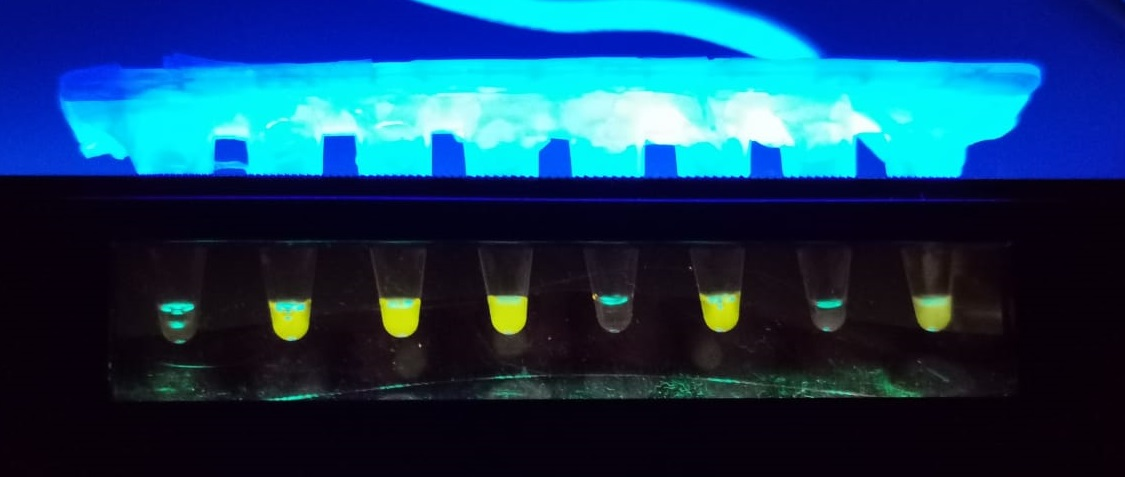
#> input picture LAMP/Ejemplo_Imagenes/GMO_detective_1.jpeg, 1125 x 477 px
$ python -i analisis_imagenes_bio266_avanzado.py   (imports and definitions only)
#> lines starting #> are read from the running program, lines starting #| are printed output that depends on the picture
# Modulos estandar
import numpy as np
import matplotlib.pyplot as plt
import time

# Modulos para el procesamiento de imagenes
import skimage.io as io
import skimage.exposure as exposure
import skimage.measure as measure
import skimage.color as color
import skimage.morphology as morph
import scipy.signal as sig

# [20 lines left out: functions mostrar_imagen, normalizar_img, not called in this run]

def mostrar_histograma_RGB(imagen):

    # Compute histograms of R, G and B channels individually
    hist_r, bins_r = exposure.histogram(imagen[:,:,0])
    hist_g, bins_g = exposure.histogram(imagen[:,:,1])
    hist_b, bins_b = exposure.histogram(imagen[:,:,2])

    fig, axs = plt.subplots(1, 3, figsize=(9,3), dpi=200)

    # Red channel
    axs[0].plot(bins_r, hist_r)
    axs[0].set_title("Histograma del Canal R")
    axs[0].set_ylabel("Numero de pixeles")
    axs[0].set_xlabel("Valor del Pixel (U.A)")
    # Green channel
    axs[1].plot(bins_g, hist_g)
    axs[1].set_title("Histograma del Canal G")
    axs[1].set_ylabel("Numero de pixeles")
    axs[1].set_xlabel("Valor del Pixel (U.A)")
    # Blue channel
    axs[2].plot(bins_b, hist_b)
    axs[2].set_title("Histograma del Canal B")
    axs[2].set_ylabel("Numero de pixeles")
    axs[2].set_xlabel("Valor del Pixel (U.A)")

    plt.tight_layout()

    return None

# [173 lines left out: functions obtener_seccion, mostrar_canales_RGB, mostrar_canal_greyscale, not called in this run]

def convertir_escala_de_grises(imagen):

    return color.rgb2gray(imagen)

# [103 lines left out: function mostrar_canales_HSV, not called in this run]

def convertir_espacio_hsv(imagen):

    return normalizar_img(color.rgb2hsv(imagen))

# [150 lines left out: functions segmentar_imagen, limpiar_imagen, obtener_info_tubos, cargar_imagen, not called in this run]

>>> import cv2
>>> picture = cv2.cvtColor(cv2.imread('../../LAMP/Ejemplo_Imagenes/GMO_detective_1.jpeg'), cv2.COLOR_BGR2RGB)
>>> result = mostrar_histograma_RGB(picture)
#> in mostrar_histograma_RGB, `hist_r, bins_r = exposure.histogram(imagen[:,:,0])`: hist_r = 253 values, max 60829 at index 8, min 1 at index 252, mean 2121; bins_r = 253 values from 0 to 252
#> in mostrar_histograma_RGB, `hist_g, bins_g = exposure.histogram(imagen[:,:,1])`: hist_g = 256 values, max 88649 at index 1, min 100 at index 132, mean 2096.2; bins_g = 256 values from 0 to 255
#> in mostrar_histograma_RGB, `hist_b, bins_b = exposure.histogram(imagen[:,:,2])`: hist_b = 256 values, max 32390 at index 9, min 79 at index 1, mean 2096.2; bins_b = 256 values from 0 to 255
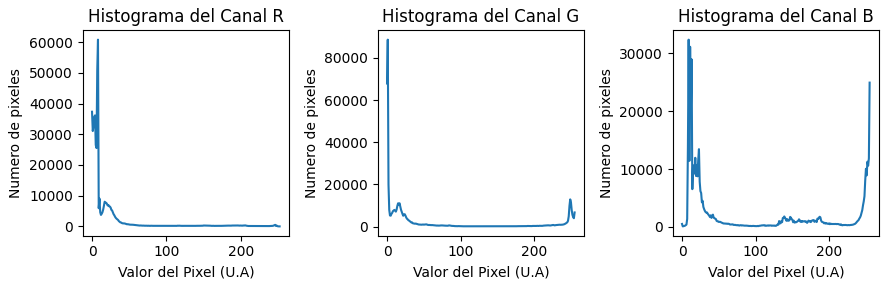
#> figure drawn by matplotlib, 3 panels; panel 1: curve peaks at x = 8, y = 60829; panel 2: curve peaks at x = 1, y = 88649; panel 3: curve peaks at x = 9, y = 32390

$ run again, on LAMP/Ejemplo_Imagenes/GMO_detective_2.jpeg
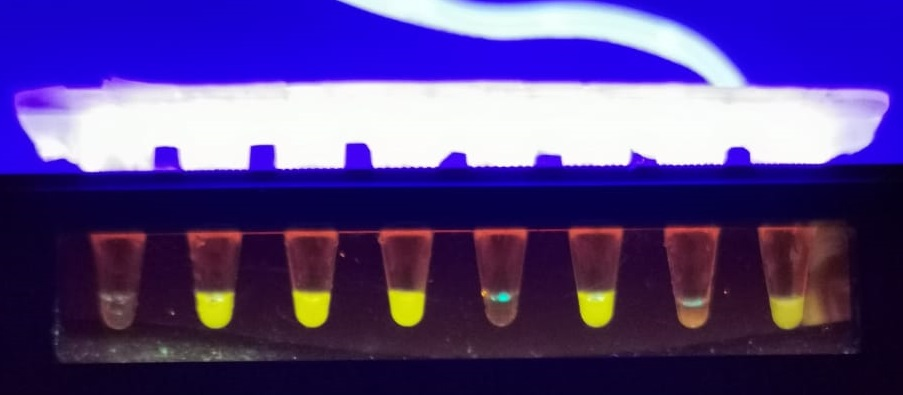
#> input picture LAMP/Ejemplo_Imagenes/GMO_detective_2.jpeg, 903 x 395 px
#> hist_r = 253 values, max 14631 at index 9, min 110 at index 0, mean 1409.8; bins_r = 253 values from 3 to 255
#> hist_g = 256 values, max 88827 at index 0, min 82 at index 145, mean 1393.3; bins_g = 256 values from 0 to 255
#> hist_b = 256 values, max 16997 at index 249, min 35 at index 193, mean 1393.3; bins_b = 256 values from 0 to 255
#> `result = mostrar_histograma_RGB(picture)`:
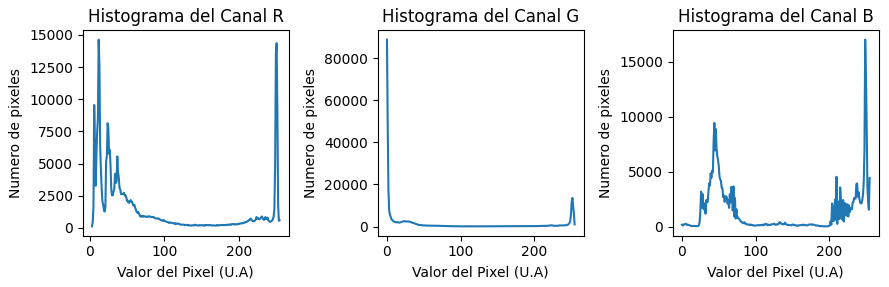
#> figure drawn by matplotlib, 3 panels; panel 1: curve peaks at x = 12, y = 14631; panel 2: curve peaks at x = 0, y = 88827; panel 3: curve peaks at x = 249, y = 16997
